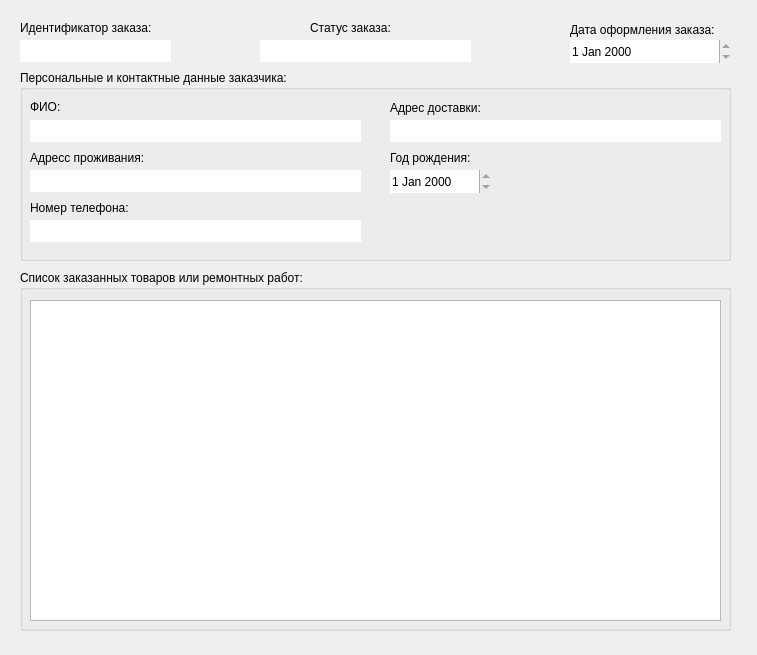
<?xml version="1.0" encoding="UTF-8"?>
<ui version="4.0">
 <class>AddOrderForm</class>
 <widget class="QWidget" name="AddOrderForm">
  <property name="geometry">
   <rect>
    <x>0</x>
    <y>0</y>
    <width>757</width>
    <height>655</height>
   </rect>
  </property>
  <property name="windowTitle">
   <string>Информация о заказе</string>
  </property>
  <widget class="QLabel" name="label">
   <property name="geometry">
    <rect>
     <x>20</x>
     <y>20</y>
     <width>161</width>
     <height>16</height>
    </rect>
   </property>
   <property name="text">
    <string>Идентификатор заказа:</string>
   </property>
  </widget>
  <widget class="QLabel" name="label_2">
   <property name="geometry">
    <rect>
     <x>570</x>
     <y>20</y>
     <width>171</width>
     <height>20</height>
    </rect>
   </property>
   <property name="text">
    <string>Дата оформления заказа:</string>
   </property>
  </widget>
  <widget class="QDateEdit" name="orderRegDate_dateEdit">
   <property name="geometry">
    <rect>
     <x>570</x>
     <y>40</y>
     <width>161</width>
     <height>23</height>
    </rect>
   </property>
   <property name="frame">
    <bool>false</bool>
   </property>
   <property name="readOnly">
    <bool>true</bool>
   </property>
  </widget>
  <widget class="QLineEdit" name="orderID_lineEdit">
   <property name="geometry">
    <rect>
     <x>20</x>
     <y>40</y>
     <width>151</width>
     <height>22</height>
    </rect>
   </property>
   <property name="frame">
    <bool>false</bool>
   </property>
   <property name="readOnly">
    <bool>true</bool>
   </property>
  </widget>
  <widget class="QGroupBox" name="groupBox">
   <property name="geometry">
    <rect>
     <x>20</x>
     <y>70</y>
     <width>711</width>
     <height>191</height>
    </rect>
   </property>
   <property name="title">
    <string>Персональные и контактные данные заказчика:  </string>
   </property>
   <widget class="QLabel" name="label_3">
    <property name="geometry">
     <rect>
      <x>10</x>
      <y>30</y>
      <width>59</width>
      <height>14</height>
     </rect>
    </property>
    <property name="text">
     <string>ФИО:</string>
    </property>
   </widget>
   <widget class="QLineEdit" name="fullName_lineEdit">
    <property name="geometry">
     <rect>
      <x>10</x>
      <y>50</y>
      <width>331</width>
      <height>22</height>
     </rect>
    </property>
    <property name="frame">
     <bool>false</bool>
    </property>
    <property name="readOnly">
     <bool>true</bool>
    </property>
   </widget>
   <widget class="QLabel" name="label_4">
    <property name="geometry">
     <rect>
      <x>10</x>
      <y>80</y>
      <width>141</width>
      <height>16</height>
     </rect>
    </property>
    <property name="text">
     <string>Адресс проживания:</string>
    </property>
   </widget>
   <widget class="QLineEdit" name="livingAdress_lineEdit">
    <property name="geometry">
     <rect>
      <x>10</x>
      <y>100</y>
      <width>331</width>
      <height>22</height>
     </rect>
    </property>
    <property name="frame">
     <bool>false</bool>
    </property>
    <property name="readOnly">
     <bool>true</bool>
    </property>
   </widget>
   <widget class="QLabel" name="label_5">
    <property name="geometry">
     <rect>
      <x>10</x>
      <y>130</y>
      <width>121</width>
      <height>16</height>
     </rect>
    </property>
    <property name="text">
     <string>Номер телефона: </string>
    </property>
   </widget>
   <widget class="QLineEdit" name="phoheNumber_lineEdit">
    <property name="geometry">
     <rect>
      <x>10</x>
      <y>150</y>
      <width>331</width>
      <height>22</height>
     </rect>
    </property>
    <property name="frame">
     <bool>false</bool>
    </property>
    <property name="readOnly">
     <bool>true</bool>
    </property>
   </widget>
   <widget class="QLabel" name="label_6">
    <property name="geometry">
     <rect>
      <x>370</x>
      <y>30</y>
      <width>111</width>
      <height>16</height>
     </rect>
    </property>
    <property name="text">
     <string>Адрес доставки: </string>
    </property>
   </widget>
   <widget class="QLineEdit" name="deliveryAdress_lineEdit">
    <property name="geometry">
     <rect>
      <x>370</x>
      <y>50</y>
      <width>331</width>
      <height>22</height>
     </rect>
    </property>
    <property name="frame">
     <bool>false</bool>
    </property>
    <property name="readOnly">
     <bool>true</bool>
    </property>
   </widget>
   <widget class="QLabel" name="label_7">
    <property name="geometry">
     <rect>
      <x>370</x>
      <y>80</y>
      <width>101</width>
      <height>16</height>
     </rect>
    </property>
    <property name="text">
     <string>Год рождения:</string>
    </property>
   </widget>
   <widget class="QDateEdit" name="birhtDay_dateEdit">
    <property name="geometry">
     <rect>
      <x>370</x>
      <y>100</y>
      <width>101</width>
      <height>23</height>
     </rect>
    </property>
    <property name="frame">
     <bool>false</bool>
    </property>
    <property name="readOnly">
     <bool>true</bool>
    </property>
   </widget>
  </widget>
  <widget class="QGroupBox" name="groupBox_2">
   <property name="geometry">
    <rect>
     <x>20</x>
     <y>270</y>
     <width>711</width>
     <height>361</height>
    </rect>
   </property>
   <property name="title">
    <string>Список заказанных товаров или ремонтных работ: </string>
   </property>
   <widget class="QTableView" name="tableView">
    <property name="geometry">
     <rect>
      <x>10</x>
      <y>30</y>
      <width>691</width>
      <height>321</height>
     </rect>
    </property>
    <attribute name="horizontalHeaderCascadingSectionResizes">
     <bool>true</bool>
    </attribute>
    <attribute name="horizontalHeaderDefaultSectionSize">
     <number>200</number>
    </attribute>
    <attribute name="horizontalHeaderStretchLastSection">
     <bool>true</bool>
    </attribute>
    <attribute name="verticalHeaderCascadingSectionResizes">
     <bool>true</bool>
    </attribute>
    <attribute name="verticalHeaderDefaultSectionSize">
     <number>60</number>
    </attribute>
   </widget>
  </widget>
  <widget class="QLabel" name="label_8">
   <property name="geometry">
    <rect>
     <x>310</x>
     <y>20</y>
     <width>101</width>
     <height>16</height>
    </rect>
   </property>
   <property name="text">
    <string>Статус заказа:</string>
   </property>
  </widget>
  <widget class="QLineEdit" name="orderStatus_lineEdit">
   <property name="geometry">
    <rect>
     <x>260</x>
     <y>40</y>
     <width>211</width>
     <height>22</height>
    </rect>
   </property>
   <property name="frame">
    <bool>false</bool>
   </property>
   <property name="readOnly">
    <bool>true</bool>
   </property>
  </widget>
 </widget>
 <resources/>
 <connections/>
</ui>
